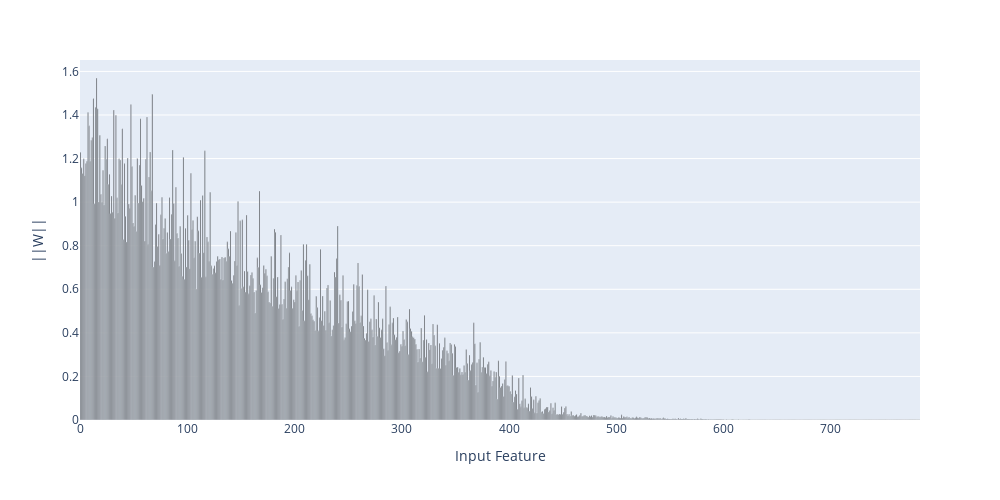

The notebook cell this image was saved under:
### Code cell
model2 = BioMLP2D(shp=(784,100,100,10)).to(device)
model2.load_state_dict(torch.load('mnist_no_swap.pt'))

linears = model2.get_linear_layers()
W = linears[0].linear.weight.T
n_features = W.shape[0]
n_hidden = W.shape[1]
print(W.shape)
score = torch.sum(torch.abs(W), dim=1)
print(score.shape)
top_index = torch.flip(torch.argsort(score),[0])
# print(top_index)
features = model2.linears[0].linear.weight.T[top_index]
print(features.shape)

# print(features.shape)
# print(W)

W_norm = features / (1e-5 + torch.linalg.norm(features, 2, dim=-1, keepdim=True))
print(W_norm.shape)
# print(W_norm)
interference = torch.einsum('fh,gh->fg', W_norm, features)
print(interference.shape)
interference[torch.arange(n_features), torch.arange(n_features)] = 0
polysemanticity = torch.linalg.norm(interference, dim=-1).cpu()

norms = torch.linalg.norm(features, 2, dim=-1).cpu()
norms_l1 = norms
x = torch.arange(n_features)
width = 0.9
fig = px.bar(x=x.detach().numpy(), y=norms.detach().numpy(), width=1000)
fig.update_traces(marker_color='black')
fig.update_xaxes(title_text='Input Feature')
fig.update_yaxes(title_text='||W||')
fig.update_layout(width=1000, height=500)
fig.show()
# x = torch.arange(n_features)
# width = 0.9
# fig = go.Figure(go.Bar(x=x.detach().numpy(), 
#         y=norms.detach().numpy(),
#         marker=dict(
#             color=polysemanticity.detach().numpy(),
#             cmin=0,
#             cmax=1
#         ),
#         width=width,
#         ))
# fig.show()

### Figure 1 — Plotly figure (JSON) as saved in the notebook; plotly's stock layout.template omitted (floating-point values rounded to 4 significant figures; data arrays with more than 128 entries replaced by an {"elided": "..."} marker saying what was removed)
{"data": [{"alignmentgroup": "True", "hovertemplate": "x=%{x}<br>y=%{y}<extra></extra>", "legendgroup": "", "marker": {"color": "black", "pattern": {"shape": ""}}, "name": "", "offsetgroup": "", "orientation": "v", "showlegend": false, "textposition": "auto", "type": "bar", "x": {"elided": "784 int values"}, "xaxis": "x", "y": {"elided": "784 float values"}, "yaxis": "y"}], "layout": {"barmode": "relative", "height": 500, "legend": {"tracegroupgap": 0}, "margin": {"t": 60}, "width": 1000, "xaxis": {"anchor": "y", "domain": [0, 1], "title": {"text": "Input Feature"}}, "yaxis": {"anchor": "x", "domain": [0, 1], "title": {"text": "||W||"}}}}
